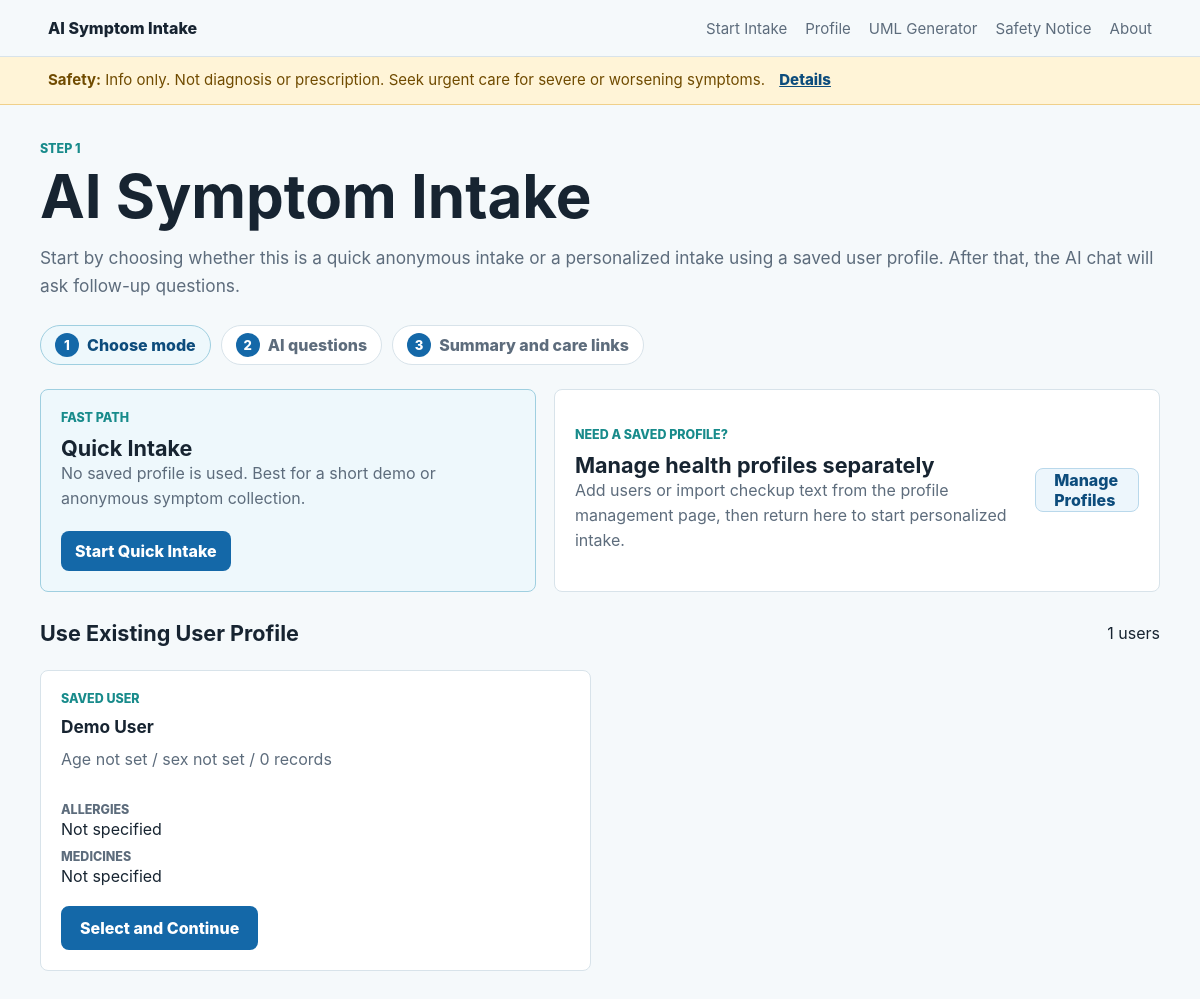
Screenshot of /symptom-input with the database file from the repository.
### tables this page shows
CREATE TABLE user_profiles (
                id INTEGER PRIMARY KEY AUTOINCREMENT,
                display_name TEXT,
                age INTEGER,
                sex TEXT,
                height_cm REAL,
                weight_kg REAL,
                allergies TEXT,
                current_medications TEXT,
                chronic_conditions TEXT,
                past_history TEXT,
                family_history TEXT,
                emergency_contact TEXT,
                consent_use_history INTEGER NOT NULL DEFAULT 0,
                created_at TIMESTAMP NOT NULL DEFAULT CURRENT_TIMESTAMP,
                updated_at TIMESTAMP NOT NULL DEFAULT CURRENT_TIMESTAMP
            );

### app.py (the view, shortened to what this page needs)
    @app.route("/symptom-input", methods=["GET", "POST"])
    def symptom_input_page():
        profiles = get_profiles()
        mode = request.args.get("mode", "").strip()
        selected_profile_id = nullable_int(request.args.get("profile_id"))
        selected_profile = get_profile(selected_profile_id) if selected_profile_id else None
        selected_record_count = len(get_health_records(selected_profile_id)) if selected_profile_id else 0
        intake_ready = mode == "quick" or (mode == "profile" and selected_profile is not None)
        return render_template(
            "symptom_input.html",
            disclaimer=DISCLAIMER_TEXT,
            brief_disclaimer=BRIEF_DISCLAIMER_TEXT,
            profiles=profiles,
            selected_profile=selected_profile,
            selected_record_count=selected_record_count,
            intake_mode=mode,
            intake_ready=intake_ready,
        )

### app.py (called while the page is built)
def get_db() -> sqlite3.Connection:
    if "db" not in g:
        database = current_app.config["DATABASE"]
        connection = sqlite3.connect(database)
        connection.row_factory = sqlite3.Row
        g.db = connection
    return g.db

def register_database_hooks(app: Flask) -> None:
    @app.teardown_appcontext
    def close_db(error: BaseException | None = None) -> None:
        connection = g.pop("db", None)
        if connection is not None:
            connection.close()
    @app.cli.command("init-db")
    def init_db_command() -> None:
        init_db(app)
        print("Initialized the symptom intake database.")

def get_profiles() -> list[sqlite3.Row]:
    return get_db().execute(
        """
        SELECT user_profiles.*,
               (SELECT COUNT(*) FROM health_records WHERE health_records.profile_id = user_profiles.id) AS record_count
        FROM user_profiles
        ORDER BY updated_at DESC, id DESC
        """
    ).fetchall()

def nullable_int(value: Any) -> int | None:
    try:
        return int(value) if str(value).strip() else None
    except (TypeError, ValueError):
        return None

### templates/symptom_input.html (shortened to what this page needs)
{% extends "base.html" %}
{% block content %}
<section class="page-shell {% if intake_ready %}intake-ready-shell{% endif %}">
    <p class="eyebrow">Step 1</p>
    <h1>AI Symptom Intake</h1>
    {% if not intake_ready %}
    <p class="form-intro">Start by choosing whether this is a quick anonymous intake or a personalized intake using a saved user profile. After that, the AI chat will ask follow-up questions.</p>
    {% else %}
    <p class="form-intro compact-intro">Answer the assistant's questions. When enough context is collected, the app creates a summary and non-diagnostic care guidance.</p>
    {% endif %}
    <div class="workflow-steps">
        <article class="step-pill active"><span>1</span> Choose mode</article>
        <article class="step-pill {% if intake_ready %}active{% endif %}"><span>2</span> AI questions</article>
        <article class="step-pill"><span>3</span> Summary and care links</article>
    </div>
    {% if not intake_ready %}
    <div class="intake-launcher-grid">
        <a class="choice-card primary-choice intake-mode-card" href="{{ url_for('symptom_input_page', mode='quick') }}">
            <div>
                <span class="choice-kicker">Fast path</span>
                <h2>Quick Intake</h2>
                <p>No saved profile is used. Best for a short demo or anonymous symptom collection.</p>
            </div>
            <span class="choice-action">Start Quick Intake</span>
        </a>
        <aside class="profile-help-strip">
            <div>
                <span class="choice-kicker">Need a saved profile?</span>
                <h2>Manage health profiles separately</h2>
                <p>Add users or import checkup text from the profile management page, then return here to start personalized intake.</p>
            </div>
            <a class="button secondary" href="{{ url_for('profile_page') }}">Manage Profiles</a>
        </aside>
    </div>
    <section class="content-band compact">
        <div class="section-heading">
            <h2>Use Existing User Profile</h2>
            <span>{{ profiles|length }} users</span>
        </div>
        <div class="profile-grid picker-grid">
            {% for profile in profiles %}
            <article class="profile-card picker-card">
                <div>
                    <span class="choice-kicker">Saved user</span>
                    <h3>{{ profile.display_name or "Unnamed profile" }}</h3>
                    <p>{{ profile.age or "Age not set" }} / {{ profile.sex or "sex not set" }} / {{ profile.record_count }} records</p>
                </div>
                <dl>
                    <div><dt>Allergies</dt><dd>{{ profile.allergies or "Not specified" }}</dd></div>
                    <div><dt>Medicines</dt><dd>{{ profile.current_medications or "Not specified" }}</dd></div>
                </dl>
                <div class="button-row">
                    <a class="button primary" href="{{ url_for('symptom_input_page', mode='profile', profile_id=profile.id) }}">Select and Continue</a>
                </div>
            </article>
            {% else %}
            <article class="summary-text">
                <h3>No saved profiles yet</h3>
                <p>Use quick intake now, or manage profiles if you want personalized context later.</p>
                <a class="button secondary" href="{{ url_for('profile_page') }}">Manage Profiles</a>
            </article>
            {% endfor %}
        </div>
    </section>
    {% endif %}
</section>
{% endblock %}

### templates/base.html (shortened to what this page needs)
<!doctype html>
<html lang="en">
<head>
    <link rel="stylesheet" href="{{ url_for('static', filename='styles.css') }}">
</head>
<body>
    <header class="site-header">
        <a class="brand" href="{{ url_for('index') }}">AI Symptom Intake</a>
        <nav class="nav-links" aria-label="Primary">
            <a href="{{ url_for('symptom_input_page') }}">Start Intake</a>
            <a href="{{ url_for('profile_page') }}">Profile</a>
            <a href="{{ url_for('uml_generator_page') }}">UML Generator</a>
            <a href="{{ url_for('safety_notice_page') }}">Safety Notice</a>
            <a href="{{ url_for('about_page') }}">About</a>
        </nav>
    </header>
    <aside class="global-disclaimer">
        <strong>Safety:</strong> {{ brief_disclaimer or "Info only. Not diagnosis or prescription." }}
        <a href="{{ url_for('safety_notice_page') }}">Details</a>
    </aside>
    <main>
        {% block content %}{% endblock %}
    </main>
</body>
</html>

### rows the page displays
user_profiles: display_name "Demo User", age "Age not set", sex "sex not set", record_count "0", allergies "Not specified", current_medications "Not specified"

### other values shown
{{ brief_disclaimer or "Info only. Not diagnosis or prescription." }} "Info only. Not diagnosis or prescription. Seek urgent care for severe or worsening symptoms."
{{ profiles|length }} "1"
